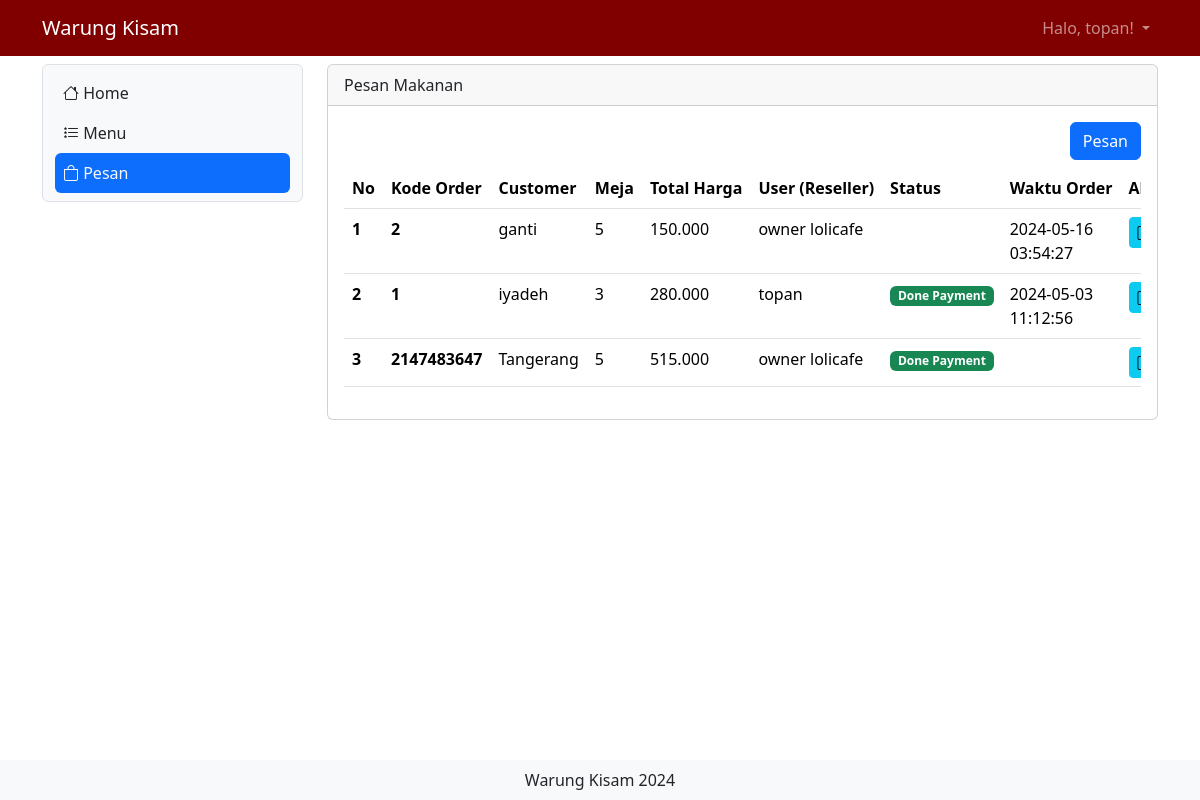
The app's page /home.php?x=pesan (signed in) with its own data.
### tables this page shows
CREATE TABLE `user` (
  `id` int(11) NOT NULL,
  `nama` varchar(255) NOT NULL,
  `username` varchar(255) NOT NULL,
  `level` int(1) DEFAULT NULL,
  `no_hp` varchar(255) NOT NULL,
  `alamat` varchar(255) NOT NULL,
  `password` varchar(50) NOT NULL
);

CREATE TABLE `pesan` (
  `id_order` int(30) NOT NULL,
  `pelanggan` varchar(255) NOT NULL,
  `meja` int(11) NOT NULL,
  `pelayan` int(11) DEFAULT NULL,
  `waktu_order` timestamp NULL DEFAULT current_timestamp() ON UPDATE current_timestamp()
);

### pesan.php (the view, shortened to what this page needs)
<?php
include "proses/connect.php";
$query = mysqli_query($conn, "SELECT pesan.*,pembayaran.*,nama, SUM(harga*jumlah) AS jumlah_harga FROM pesan
 LEFT JOIN user ON user.id = pesan.pelayan
 LEFT JOIN list_pesan ON list_pesan.kode_order = pesan.id_order
 LEFT JOIN daftar_menu ON daftar_menu.id_menu = list_pesan.menu
 LEFT JOIN pembayaran ON pembayaran.id_pembayaran = pesan.id_order
 GROUP BY id_order ORDER BY waktu_order DESC");
while ($record = mysqli_fetch_array($query)) {
    $result[] = $record;
}
?>
<div class="col-lg-9 mt-2">
    <div class="card">
        <div class="card-header">
            Pesan Makanan
        </div>
        <div class="card-body">
            <div class="row">
                <div class="col d-flex justify-content-end">
                    <button class="btn btn-primary mb-2" data-bs-toggle="modal" data-bs-target="#ModalTambahUser">
                        Pesan
                    </button>
                </div>
            </div>
            <?php
            if (empty($result)) {
                echo "Data Menu tidak ada/belum diisi";
            } else {
                    ?>
                <div class="table-responsive">
                    <table class="table table-hover">
                        <thead>
                            <tr class="text-nowrap">
                                <th scope="col">No</th>
                                <th scope="col">Kode Order</th>
                                <th scope="col">Customer</th>
                                <th scope="col">Meja</th>
                                <th scope="col">Total Harga</th>
                                <th scope="col">User (Reseller)</th>
                                <th scope="col">Status</th>
                                <th scope="col">Waktu Order</th>
                                <th scope="col">Aksi</th>
                            </tr>
                        </thead>
                        <tbody>
                            <?php
                            $no = 1;
                            foreach ($result as $row) {
                                ?>
                                <tr>
                                    <th scope="row">
                                        <?php echo $no++ ?>
                                    </th>
                                    <td>
                                        <b>
                                            <?php echo $row['id_order'] ?>
                                        </b>
                                    </td>
                                    <td>
                                        <?php echo $row['pelanggan'] ?>
                                    </td>
                                    <td>
                                        <?php echo $row['meja'] ?>
                                    </td>
                                    <td>
                                        <?php echo number_format((int)$row['jumlah_harga'],0,',','.') ?>
                                    </td>
                                    <td>
                                        <?php echo $row['nama'] ?>
                                    </td>
                                    <td>
                                        <?php echo  (!empty($row['id_pembayaran'])) ? " <span class='badge text-bg-success'>Done Payment</span>" : "" ; ?>
                                    </td>
                                    <td>
                                        <?php echo $row['waktu_order'] ?>
                                    </td>
                                    <td>
                                        <div class="d-flex">
                                            <a class="btn btn-info btn-sm me-1"
                                                href="?x=itempesan&order=<?php echo $row['id_order'] . "&meja=" . $row['meja'] . "&pelanggan=" . $row['pelanggan'] ?>"><i
                                                    class="bi bi-info-square"></i></a>
                                        </div>
                                    </td>
                                </tr>
                                <?php
                            }
                            ?>
                        </tbody>
                    </table>
                    <?php
            }
            ?>
            </div>
        </div>
    </div>
</div>

### header.php (shortened to what this page needs)
<?php
include "proses/connect.php";
$query = mysqli_query($conn, "SELECT * FROM user WHERE username='$_SESSION[username_warungkisam]'");
?>
<nav class="navbar navbar-dark navbar-expand" style="background-color: maroon">
    <div class="container-lg">
        <a class="navbar-brand" href="index.php">Warung Kisam</a>
        <div class="collapse navbar-collapse justify-content-end" id="navbarNavDropdown">
            <ul class="navbar-nav">
                <li class="nav-item dropdown">
                    <a class="nav-link dropdown-toggle" href="#" role="button" data-bs-toggle="dropdown"
                        aria-expanded="false">
                        Halo,
                        <?php echo $hasil['nama']; ?>!
                    </a>
                </li>
            </ul>
        </div>
    </div>
</nav>

### records on screen
user: nama "topan"
pesan: id_order "2", pelanggan "ganti", meja "5", jumlah_harga "150.000", pelayan.nama "owner lolicafe", waktu_order "2024-05-16 03:54:27"
pesan: id_order "1", pelanggan "iyadeh", meja "3", jumlah_harga "280.000", pelayan.nama "topan", shows "Done Payment", waktu_order "2024-05-03 11:12:56"
pesan: id_order "2147483647", pelanggan "Tangerang", meja "5", jumlah_harga "515.000", pelayan.nama "owner lolicafe", shows "Done Payment"
